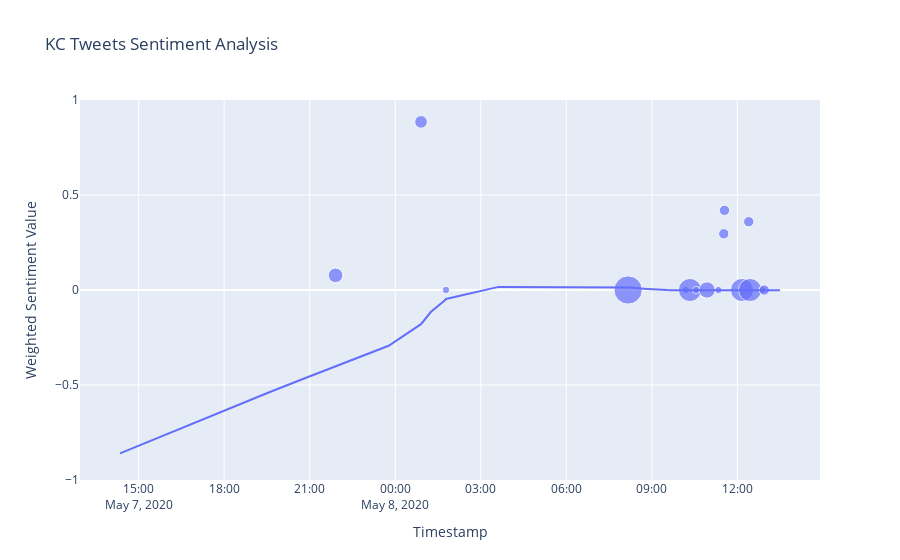

Here is the notebook cell this chart was saved with:
### Markdown cell above
# Kingsoft Cloud

### Code cell
fig = px.scatter(kc_df, x="time", y="weighted_compound_0", trendline="lowess", size="bubble",range_y=[-1,1], 
                 title="KC Tweets Sentiment Analysis",
                 labels={ # replaces default labels by column name
                "time": "Timestamp",  "weighted_compound_0": "Weighted Sentiment Value"})
fig.show()
